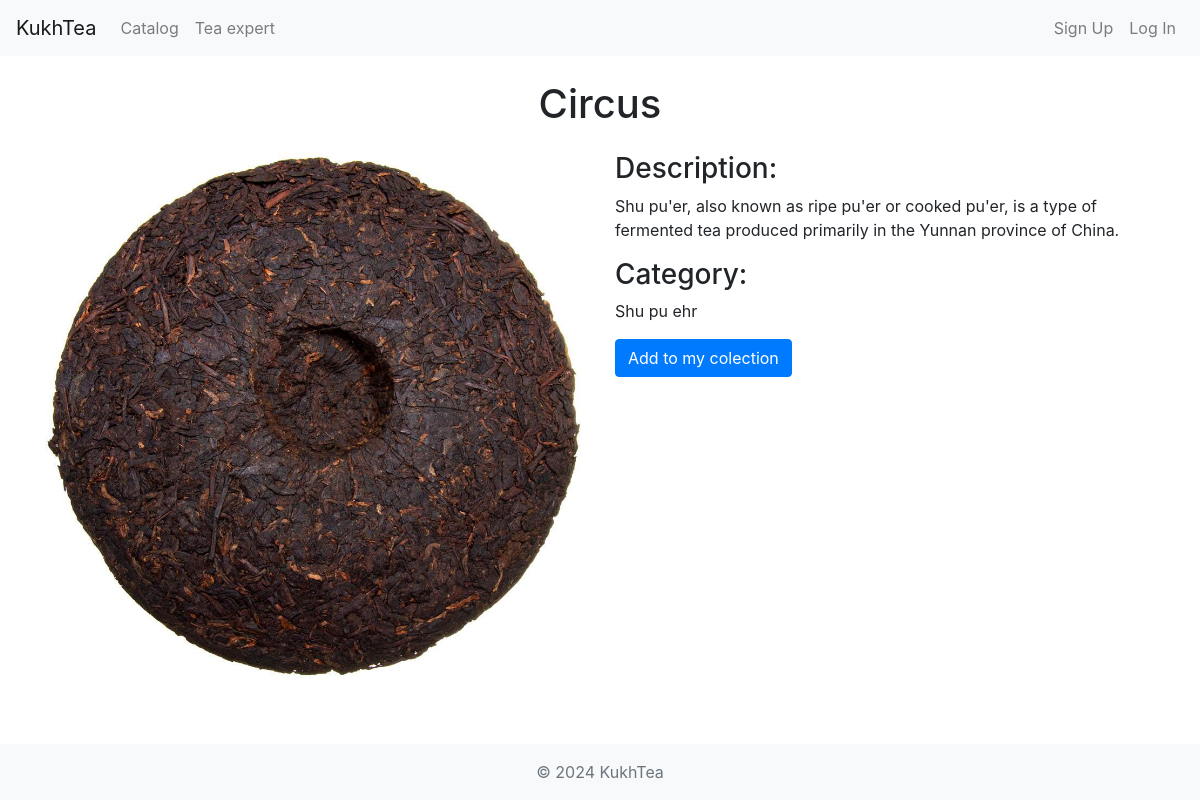
Page /product/1 on the committed database.
### app/models.py (models this page shows, shortened)
class Product(models.Model):
	name = models.CharField(max_length=100)
	category = models.ForeignKey(Category, on_delete=models.CASCADE, default=1)
	description = models.CharField(max_length=250, default='', blank=True, null=True)
	image = models.ImageField(upload_to='uploads/product/')
	favourite = models.ManyToManyField(User, related_name='favourite_products')

class Category(models.Model):
	name = models.CharField(max_length=50)
	def __str__(self):
		return self.name

### app/views.py (the view)
# urls.py: path('product/<int:pk>', views.product, name="Product"),
def product(request,pk):
    product = Product.objects.get(id=pk)
    return render(request, "product.html", {'product' : product})

### app/templates/product.html (shortened to what this page needs)
{% extends "index.html" %}
{% block content %}
{% load static %}
<div class="container">
    <br/>
    <div class="row">
        <div class="col-md-12">
            <h1 class="text-center mb-4">{{ product.name }}</h1>
        </div>
    </div>
    <div class="row">
        <div class="col-md-6">
            <img src="{{ product.image.url }}" class="img-fluid" alt="{{ product.name }}">
        </div>
        <div class="col-md-6">
            <div class="product-details">
                <h3>Description:</h3>
                <p>{{ product.description }}</p>
                <h3>Category:</h3>
                <p>{{ product.category }}</p>
                <a href="#" class="btn btn-primary">Add to my colection</a>
            </div>
        </div>
    </div>
</div>
{% endblock %}

### assets/style/style.css (style rules this page uses)
html, body { height: 100%; }

### rows in the picture
Product: name "Circus", image (picture), description "Shu pu'er, also known as ripe pu'er or cooked pu'er, is a type of fermented tea produced primarily in the Yunnan province of China.", category "Shu pu ehr"
